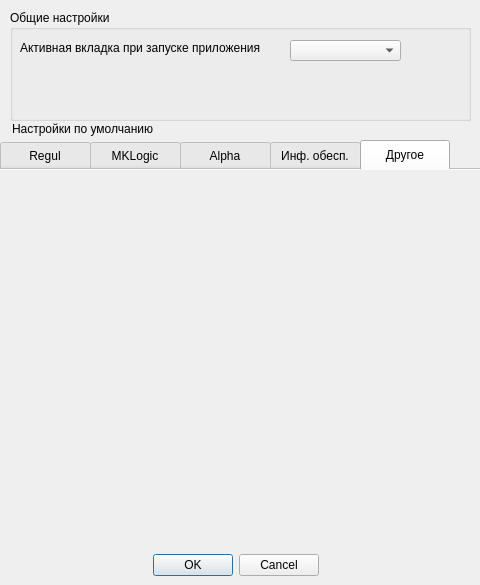
<?xml version="1.0" encoding="UTF-8"?>
<ui version="4.0">
 <class>SettingsDialog</class>
 <widget class="QDialog" name="SettingsDialog">
  <property name="windowModality">
   <enum>Qt::ApplicationModal</enum>
  </property>
  <property name="geometry">
   <rect>
    <x>0</x>
    <y>0</y>
    <width>480</width>
    <height>585</height>
   </rect>
  </property>
  <property name="sizePolicy">
   <sizepolicy hsizetype="Fixed" vsizetype="Fixed">
    <horstretch>0</horstretch>
    <verstretch>0</verstretch>
   </sizepolicy>
  </property>
  <property name="minimumSize">
   <size>
    <width>480</width>
    <height>585</height>
   </size>
  </property>
  <property name="maximumSize">
   <size>
    <width>480</width>
    <height>585</height>
   </size>
  </property>
  <property name="contextMenuPolicy">
   <enum>Qt::NoContextMenu</enum>
  </property>
  <property name="windowTitle">
   <string>Настройки приложения</string>
  </property>
  <property name="modal">
   <bool>false</bool>
  </property>
  <widget class="QGroupBox" name="gb_Common">
   <property name="geometry">
    <rect>
     <x>10</x>
     <y>10</y>
     <width>461</width>
     <height>111</height>
    </rect>
   </property>
   <property name="title">
    <string>Общие настройки</string>
   </property>
   <widget class="QLabel" name="label_activeTab">
    <property name="geometry">
     <rect>
      <x>10</x>
      <y>30</y>
      <width>251</width>
      <height>16</height>
     </rect>
    </property>
    <property name="text">
     <string>Активная вкладка при запуске приложения</string>
    </property>
   </widget>
   <widget class="QComboBox" name="cbox_activeTab">
    <property name="geometry">
     <rect>
      <x>280</x>
      <y>30</y>
      <width>111</width>
      <height>21</height>
     </rect>
    </property>
    <property name="toolTip">
     <string/>
    </property>
    <property name="statusTip">
     <string>Выбор ПЛК</string>
    </property>
   </widget>
  </widget>
  <widget class="QTabWidget" name="tabWidget">
   <property name="geometry">
    <rect>
     <x>0</x>
     <y>140</y>
     <width>481</width>
     <height>401</height>
    </rect>
   </property>
   <property name="sizePolicy">
    <sizepolicy hsizetype="Fixed" vsizetype="Fixed">
     <horstretch>0</horstretch>
     <verstretch>0</verstretch>
    </sizepolicy>
   </property>
   <property name="statusTip">
    <string/>
   </property>
   <property name="styleSheet">
    <string notr="true">QTabBar::tab 
{
	height: 30;
	width: 90;
}
</string>
   </property>
   <property name="tabPosition">
    <enum>QTabWidget::North</enum>
   </property>
   <property name="tabShape">
    <enum>QTabWidget::Rounded</enum>
   </property>
   <property name="currentIndex">
    <number>4</number>
   </property>
   <property name="documentMode">
    <bool>true</bool>
   </property>
   <widget class="QWidget" name="t0_regul">
    <property name="statusTip">
     <string/>
    </property>
    <property name="whatsThis">
     <string/>
    </property>
    <attribute name="title">
     <string>Regul</string>
    </attribute>
    <attribute name="toolTip">
     <string>Генерация ПО для ПЛК Regul</string>
    </attribute>
    <widget class="QLabel" name="label_regulPLC">
     <property name="geometry">
      <rect>
       <x>20</x>
       <y>10</y>
       <width>141</width>
       <height>16</height>
      </rect>
     </property>
     <property name="text">
      <string>ПЛК по умолчанию</string>
     </property>
    </widget>
    <widget class="QComboBox" name="cbox_regulPLC">
     <property name="geometry">
      <rect>
       <x>289</x>
       <y>10</y>
       <width>111</width>
       <height>21</height>
      </rect>
     </property>
     <property name="toolTip">
      <string/>
     </property>
     <property name="statusTip">
      <string>Выбор ПЛК</string>
     </property>
    </widget>
    <widget class="QLabel" name="label_iec104_time">
     <property name="geometry">
      <rect>
       <x>20</x>
       <y>100</y>
       <width>251</width>
       <height>16</height>
      </rect>
     </property>
     <property name="text">
      <string>Время блокировки команд IEC104s (сек)</string>
     </property>
    </widget>
    <widget class="QLabel" name="label_iec104_timeEDC">
     <property name="geometry">
      <rect>
       <x>20</x>
       <y>132</y>
       <width>251</width>
       <height>16</height>
      </rect>
     </property>
     <property name="text">
      <string>Время блокировки команд IEC104s EDC (сек)</string>
     </property>
    </widget>
    <widget class="QLineEdit" name="edit_iec104_time">
     <property name="geometry">
      <rect>
       <x>289</x>
       <y>100</y>
       <width>113</width>
       <height>22</height>
      </rect>
     </property>
     <property name="alignment">
      <set>Qt::AlignCenter</set>
     </property>
    </widget>
    <widget class="QLineEdit" name="edit_iec104_timeEDC">
     <property name="geometry">
      <rect>
       <x>289</x>
       <y>130</y>
       <width>113</width>
       <height>22</height>
      </rect>
     </property>
     <property name="alignment">
      <set>Qt::AlignCenter</set>
     </property>
    </widget>
    <widget class="QLineEdit" name="edit_ModbusVersion">
     <property name="geometry">
      <rect>
       <x>290</x>
       <y>160</y>
       <width>113</width>
       <height>22</height>
      </rect>
     </property>
     <property name="alignment">
      <set>Qt::AlignCenter</set>
     </property>
    </widget>
    <widget class="QLabel" name="label_ModbusVersion">
     <property name="geometry">
      <rect>
       <x>20</x>
       <y>160</y>
       <width>201</width>
       <height>16</height>
      </rect>
     </property>
     <property name="text">
      <string>Версия устройств Modbus</string>
     </property>
    </widget>
    <widget class="QCheckBox" name="cbx_uniteMemory">
     <property name="geometry">
      <rect>
       <x>20</x>
       <y>190</y>
       <width>311</width>
       <height>20</height>
      </rect>
     </property>
     <property name="text">
      <string>Единая область памяти Modbus TCP</string>
     </property>
    </widget>
    <widget class="QCheckBox" name="cbx_OSTemplated">
     <property name="geometry">
      <rect>
       <x>20</x>
       <y>220</y>
       <width>311</width>
       <height>20</height>
      </rect>
     </property>
     <property name="text">
      <string>Преобразовывать шаблоны к OS версии</string>
     </property>
    </widget>
    <widget class="QCheckBox" name="cbx_AutoTime">
     <property name="geometry">
      <rect>
       <x>20</x>
       <y>250</y>
       <width>311</width>
       <height>20</height>
      </rect>
     </property>
     <property name="text">
      <string>Автоприсвоение метки времени IEC 104s (Autotime)</string>
     </property>
    </widget>
    <widget class="QCheckBox" name="cbx_AutoTimeEDC">
     <property name="geometry">
      <rect>
       <x>20</x>
       <y>280</y>
       <width>351</width>
       <height>20</height>
      </rect>
     </property>
     <property name="text">
      <string>Автоприсвоение метки времени IEC 104s_EDC (Autotime)</string>
     </property>
    </widget>
    <widget class="QCheckBox" name="cbx_RegulBus_OS">
     <property name="geometry">
      <rect>
       <x>20</x>
       <y>40</y>
       <width>311</width>
       <height>20</height>
      </rect>
     </property>
     <property name="text">
      <string>Использовать RegulBus OS</string>
     </property>
    </widget>
    <widget class="QCheckBox" name="cbx_Iec104s_OS">
     <property name="geometry">
      <rect>
       <x>20</x>
       <y>70</y>
       <width>311</width>
       <height>20</height>
      </rect>
     </property>
     <property name="text">
      <string>Использовать Iec104s OS</string>
     </property>
    </widget>
   </widget>
   <widget class="QWidget" name="t1_mk">
    <property name="statusTip">
     <string/>
    </property>
    <attribute name="title">
     <string>MKLogic</string>
    </attribute>
    <attribute name="toolTip">
     <string>Генерация ПО для ПЛК MKLogic</string>
    </attribute>
    <widget class="QLineEdit" name="lineEdit_isagraf_maxlines">
     <property name="geometry">
      <rect>
       <x>260</x>
       <y>38</y>
       <width>131</width>
       <height>22</height>
      </rect>
     </property>
     <property name="alignment">
      <set>Qt::AlignCenter</set>
     </property>
    </widget>
    <widget class="QCheckBox" name="chb_isagrafSplitLargeFiles">
     <property name="geometry">
      <rect>
       <x>20</x>
       <y>10</y>
       <width>181</width>
       <height>20</height>
      </rect>
     </property>
     <property name="text">
      <string>Разделять большие файлы</string>
     </property>
    </widget>
    <widget class="QLabel" name="label_MaxLines">
     <property name="geometry">
      <rect>
       <x>22</x>
       <y>40</y>
       <width>211</width>
       <height>16</height>
      </rect>
     </property>
     <property name="text">
      <string>Максимальное кол-во строк</string>
     </property>
    </widget>
   </widget>
   <widget class="QWidget" name="t2_dev">
    <attribute name="title">
     <string>Alpha</string>
    </attribute>
    <attribute name="toolTip">
     <string>Генерация карт адресов для DevStudio и др.</string>
    </attribute>
    <widget class="QCheckBox" name="chb_IEC870_csv">
     <property name="geometry">
      <rect>
       <x>20</x>
       <y>10</y>
       <width>311</width>
       <height>20</height>
      </rect>
     </property>
     <property name="text">
      <string>Карта адресов IEC 870-50</string>
     </property>
    </widget>
    <widget class="QCheckBox" name="chb_Modbus_csv">
     <property name="geometry">
      <rect>
       <x>20</x>
       <y>40</y>
       <width>311</width>
       <height>20</height>
      </rect>
     </property>
     <property name="text">
      <string>Карта адресов Modbus</string>
     </property>
    </widget>
   </widget>
   <widget class="QWidget" name="t3_io">
    <attribute name="title">
     <string>Инф. обесп.</string>
    </attribute>
    <attribute name="toolTip">
     <string>Генерация Инф. обеспечения</string>
    </attribute>
    <widget class="QComboBox" name="cbox_IO_parse">
     <property name="geometry">
      <rect>
       <x>280</x>
       <y>10</y>
       <width>111</width>
       <height>21</height>
      </rect>
     </property>
     <property name="toolTip">
      <string/>
     </property>
     <property name="statusTip">
      <string>Выбор ПЛК</string>
     </property>
    </widget>
    <widget class="QLabel" name="label_IO_parse">
     <property name="geometry">
      <rect>
       <x>20</x>
       <y>10</y>
       <width>191</width>
       <height>16</height>
      </rect>
     </property>
     <property name="text">
      <string>Адреса брать из свойств</string>
     </property>
    </widget>
    <widget class="QCheckBox" name="cbx_IO_rezerv">
     <property name="geometry">
      <rect>
       <x>20</x>
       <y>40</y>
       <width>311</width>
       <height>20</height>
      </rect>
     </property>
     <property name="text">
      <string>Не включать строчки &quot;Резерв&quot;</string>
     </property>
    </widget>
    <widget class="QCheckBox" name="cbx_IO_empty">
     <property name="geometry">
      <rect>
       <x>20</x>
       <y>70</y>
       <width>311</width>
       <height>20</height>
      </rect>
     </property>
     <property name="text">
      <string>Не включать Пустые строчки</string>
     </property>
    </widget>
    <widget class="QCheckBox" name="cbx_IO_highlight">
     <property name="geometry">
      <rect>
       <x>20</x>
       <y>100</y>
       <width>311</width>
       <height>20</height>
      </rect>
     </property>
     <property name="text">
      <string>Подсвечивать наложения</string>
     </property>
    </widget>
   </widget>
   <widget class="QWidget" name="tab">
    <attribute name="title">
     <string>Другое</string>
    </attribute>
   </widget>
  </widget>
  <widget class="QDialogButtonBox" name="buttonBox">
   <property name="geometry">
    <rect>
     <x>10</x>
     <y>540</y>
     <width>451</width>
     <height>51</height>
    </rect>
   </property>
   <property name="orientation">
    <enum>Qt::Horizontal</enum>
   </property>
   <property name="standardButtons">
    <set>QDialogButtonBox::Cancel|QDialogButtonBox::Ok</set>
   </property>
   <property name="centerButtons">
    <bool>true</bool>
   </property>
  </widget>
  <widget class="QLabel" name="label">
   <property name="geometry">
    <rect>
     <x>12</x>
     <y>121</y>
     <width>161</width>
     <height>16</height>
    </rect>
   </property>
   <property name="text">
    <string>Настройки по умолчанию</string>
   </property>
  </widget>
 </widget>
 <resources/>
 <connections/>
</ui>
